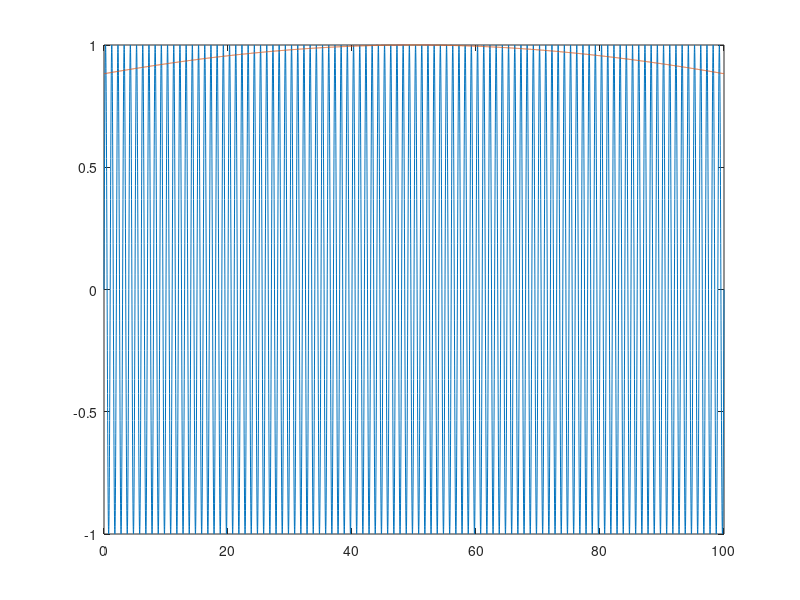

Source code (MATLAB):
% nCycles = 100;
% T=1.0;
% 
% mean=T*nCycles/2;
% sigma = 10;

T = 1.0; % time for one cycle
ncycles = 100;

pulse_duration = T * ncycles;

deltat = 0.01;
t = [0.0:deltat:pulse_duration];
X = sin(2*pi*1/T*t);
plot(t,X);

% Nsteps = pulse_duration./deltat;
G = gaussmf(t,[2*50, pulse_duration/2]);
hold on;
plot(t,G)
